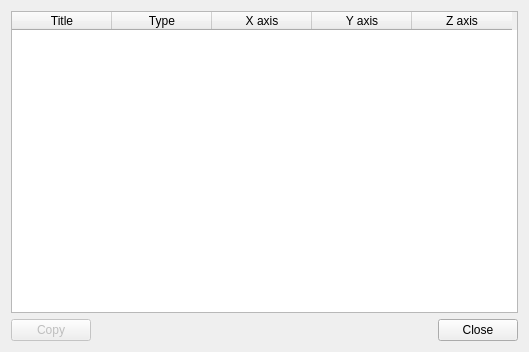
<?xml version="1.0" encoding="UTF-8"?>
<ui version="4.0">
 <exportmacro>MDL_QTHIPPOPLOT_API</exportmacro>
 <class>PlotTableBase</class>
 <widget class="QDialog" name="PlotTableBase">
  <property name="geometry">
   <rect>
    <x>0</x>
    <y>0</y>
    <width>529</width>
    <height>352</height>
   </rect>
  </property>
  <property name="windowTitle">
   <string>Plot table</string>
  </property>
  <layout class="QGridLayout" name="gridLayout">
   <item row="0" column="0" colspan="3">
    <widget class="QTableWidget" name="m_plot_table">
     <property name="selectionMode">
      <enum>QAbstractItemView::SingleSelection</enum>
     </property>
     <property name="selectionBehavior">
      <enum>QAbstractItemView::SelectRows</enum>
     </property>
     <column>
      <property name="text">
       <string>Title</string>
      </property>
     </column>
     <column>
      <property name="text">
       <string>Type</string>
      </property>
     </column>
     <column>
      <property name="text">
       <string>X axis</string>
      </property>
     </column>
     <column>
      <property name="text">
       <string>Y axis</string>
      </property>
     </column>
     <column>
      <property name="text">
       <string>Z axis</string>
      </property>
     </column>
    </widget>
   </item>
   <item row="1" column="0">
    <widget class="QPushButton" name="copyButton">
     <property name="enabled">
      <bool>false</bool>
     </property>
     <property name="text">
      <string>Copy</string>
     </property>
    </widget>
   </item>
   <item row="1" column="1">
    <spacer name="spacer1">
     <property name="orientation">
      <enum>Qt::Horizontal</enum>
     </property>
     <property name="sizeType">
      <enum>QSizePolicy::Expanding</enum>
     </property>
     <property name="sizeHint" stdset="0">
      <size>
       <width>311</width>
       <height>20</height>
      </size>
     </property>
    </spacer>
   </item>
   <item row="1" column="2">
    <widget class="QPushButton" name="closeButton">
     <property name="text">
      <string>Close</string>
     </property>
    </widget>
   </item>
  </layout>
 </widget>
 <layoutdefault spacing="6" margin="11"/>
 <includes>
  <include location="local">libqthippo.h</include>
 </includes>
 <resources/>
 <connections>
  <connection>
   <sender>closeButton</sender>
   <signal>clicked()</signal>
   <receiver>PlotTableBase</receiver>
   <slot>close()</slot>
   <hints>
    <hint type="sourcelabel">
     <x>479</x>
     <y>343</y>
    </hint>
    <hint type="destinationlabel">
     <x>20</x>
     <y>20</y>
    </hint>
   </hints>
  </connection>
  <connection>
   <sender>copyButton</sender>
   <signal>clicked()</signal>
   <receiver>PlotTableBase</receiver>
   <slot>copyButton_clicked()</slot>
   <hints>
    <hint type="sourcelabel">
     <x>24</x>
     <y>343</y>
    </hint>
    <hint type="destinationlabel">
     <x>20</x>
     <y>20</y>
    </hint>
   </hints>
  </connection>
  <connection>
   <sender>closeButton</sender>
   <signal>clicked()</signal>
   <receiver>PlotTableBase</receiver>
   <slot>closeButton_clicked()</slot>
   <hints>
    <hint type="sourcelabel">
     <x>479</x>
     <y>343</y>
    </hint>
    <hint type="destinationlabel">
     <x>20</x>
     <y>20</y>
    </hint>
   </hints>
  </connection>
  <connection>
   <sender>m_plot_table</sender>
   <signal>itemSelectionChanged()</signal>
   <receiver>PlotTableBase</receiver>
   <slot>selectionChanged()</slot>
   <hints>
    <hint type="sourcelabel">
     <x>502</x>
     <y>92</y>
    </hint>
    <hint type="destinationlabel">
     <x>529</x>
     <y>64</y>
    </hint>
   </hints>
  </connection>
 </connections>
 <slots>
  <slot>copyButton_clicked()</slot>
  <slot>closeButton_clicked()</slot>
  <slot>selectionChanged()</slot>
 </slots>
</ui>
